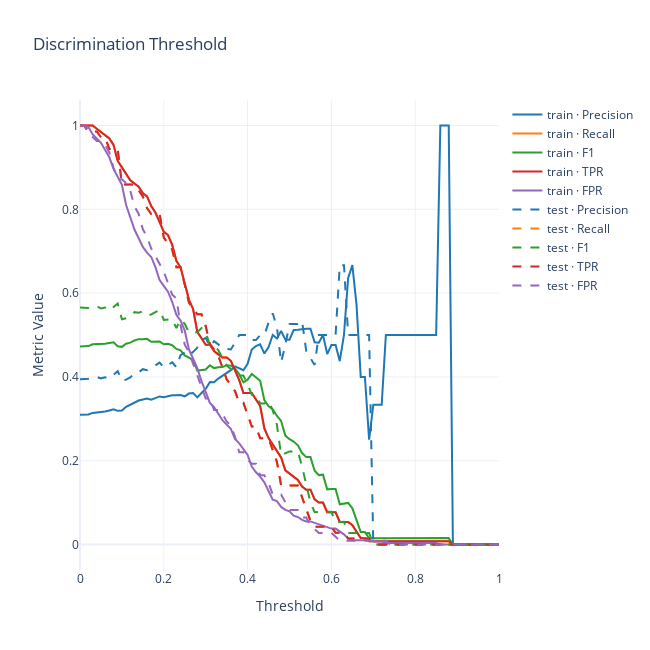

The code cell stored with this chart in its notebook:
### Code cell
classification.discrimination_threshold_plot(df_bin, split_column="set")
